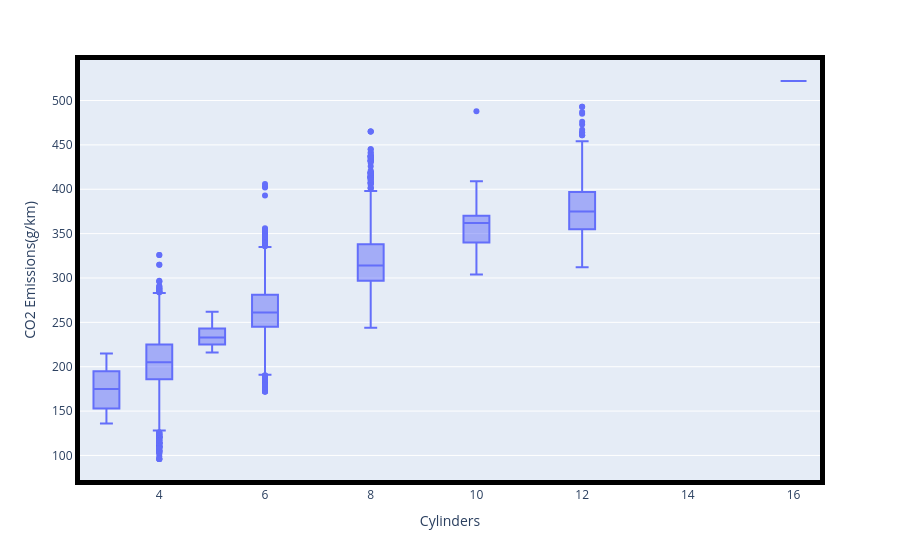

Notebook code cell kept with this figure:
### Code cell
# plotly 테두리 강조하기
fig = px.box(
    data_frame=df_col2,
    x='Cylinders',
    y='CO2 Emissions(g/km)'
)
fig.update_xaxes(showline=True , linecolor='black', linewidth=5, mirror=True )
fig.update_yaxes(showline=True , linecolor='black', linewidth=5, mirror=True)
fig.show()

### Figure 1 — Plotly figure (JSON) as saved in the notebook; plotly's stock layout.template omitted (floating-point values rounded to 4 significant figures; data arrays with more than 128 entries replaced by an {"elided": "..."} marker saying what was removed)
{"data": [{"alignmentgroup": "True", "hovertemplate": "Cylinders=%{x}<br>CO2 Emissions(g/km)=%{y}<extra></extra>", "legendgroup": "", "marker": {"color": "#636efa"}, "name": "", "notched": false, "offsetgroup": "", "orientation": "v", "showlegend": false, "type": "box", "x": {"elided": "7385 int values"}, "x0": " ", "xaxis": "x", "y": {"elided": "7385 int values"}, "y0": " ", "yaxis": "y"}], "layout": {"boxmode": "group", "legend": {"tracegroupgap": 0}, "margin": {"t": 60}, "xaxis": {"anchor": "y", "domain": [0, 1], "linecolor": "black", "linewidth": 5, "mirror": true, "showline": true, "title": {"text": "Cylinders"}}, "yaxis": {"anchor": "x", "domain": [0, 1], "linecolor": "black", "linewidth": 5, "mirror": true, "showline": true, "title": {"text": "CO2 Emissions(g/km)"}}}}
